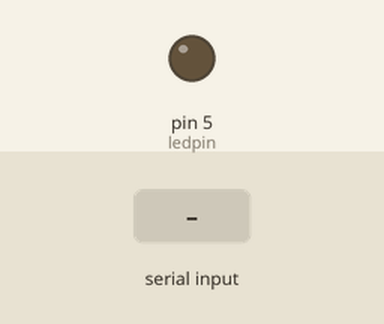
Recording of a sketch running on a simulated Arduino Uno, built with avr-gcc and run on an emulated ATmega328P. Shown: output pins drawn as LEDs (lit = HIGH). The test bench sets the inputs (shaded band).

Above: at 1.2 s.
1.3 s: "1" received over the second serial link
At 2.3 s:
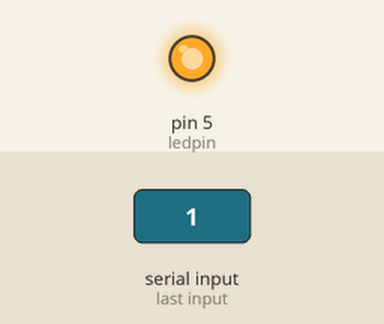
2.8 s: "0" received over the second serial link
At 4.2 s:
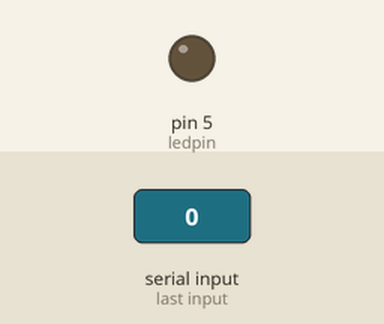
Timing chart, 0 to 5.8 s (numbered marks = the images above; inputs shaded):
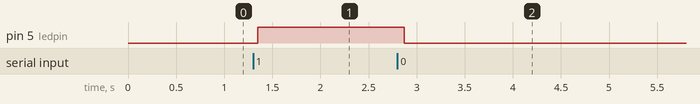

Measured:
- after the input at 1.3 s, pin 5 (ledpin): LOW → HIGH after 0.05 s
- after the input at 2.8 s, pin 5 (ledpin): HIGH → LOW after 0.07 s

The sketch:

bttest1.ino
```cpp
// This program shown how to control arduino from PC Via Bluetooth
// Connect ...
// arduino>>bluetooth
// D11   >>>  Rx
// D10   >>>  Tx
//Written By Mohannad Rawashdeh
//for http://www.genotronex.com/

// you will need arduino 1.0.1 or higher to run this sketch

#include <SoftwareSerial.h>// import the serial library

SoftwareSerial Genotronex(10, 11); // RX, TX
int ledpin=5; // led on D13 will show blink on / off
int BluetoothData; // the data given from Computer

void setup() {
  // put your setup code here, to run once:
  Genotronex.begin(9600);
  Genotronex.println("Bluetooth On please press 1 or 0 blink LED ..");
  pinMode(ledpin,OUTPUT);
}

void loop() {
  // put your main code here, to run repeatedly:
   if (Genotronex.available()){
BluetoothData=Genotronex.read();
   if(BluetoothData=='1'){   // if number 1 pressed ....
   digitalWrite(ledpin,1);
   Genotronex.println("LED  On D5 ON ! ");
   }
  if (BluetoothData=='0'){// if number 0 pressed ....
  digitalWrite(ledpin,0);
   Genotronex.println("LED  On D5 Off ! ");
  }
}
delay(100);// prepare for next data ...
}
```
